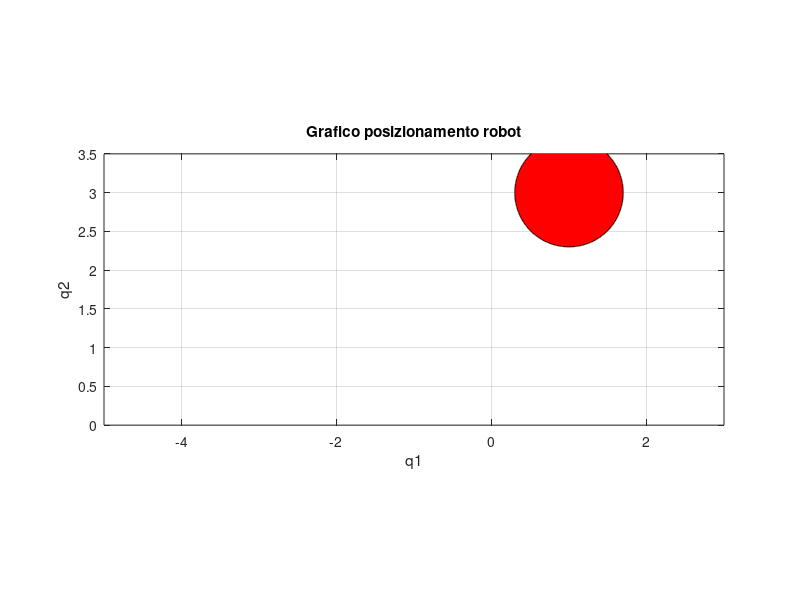

This figure's MATLAB source: (Note: this script raises an error after producing the figure.)
% TESI MANIPOLATORE PLANARE A DUE BRACCI

close all
clear
clc

% Parametri robot: params = (m1 a1 l1 I1 m2 a2 l2 I2)
params = [1, 1, 0.5, 1, 1, 1, 0.5, 1];

% Punto di partenza:
qA = [0;0]; 

% Condizioni inziali robot simulato:
q = [qA(1); qA(2)];                        
dq  = [0; 0];
ddq = [0; 0];

% Condizioni inziali robot fisico:
q_f = [qA(1); qA(2)];
dq_f  = [0; 0];
ddq_f = [0; 0];

q_o = [qA(1); qA(2)]; 
% Frequenza del controllo:
dt = 0.01;                                 %controllo a 100 Hz

% Guadagni regolatore:
kp = 20;                                   %guadagno regolatore parte proporzionale
kd = 2*sqrt(kp);                           %guadagno regolatore parte derivativa

% Variabili utili per il codice:
nmax = 1500;                               %numero max cicli
npos = 9;                                 %numero posizionamenti
c = zeros;                                 %output boundary

% Plot ostacolo (cerchio):
r = 0.7;                                   %raggio
c_o = [1 3];                               %centro
n_o = 1000;                                %precisione disegno
t = linspace(0,2*pi,n_o);
x_o = c_o(1) + r*sin(t);
y_o = c_o(2) + r*cos(t);
line(x_o,y_o)                              
fill(x_o,y_o,'r')
hold on
axis([-5 3 0 3.5])
axis equal
grid on
title('Grafico posizionamento robot')
xlabel('q1')
ylabel('q2')

% Lista punti che si vogliono raggiungere:
punti = [-2 1;-3 3;-1 3.5;-2 4;-1 2.5;0 3.75;2 3;0 2;-0.5 2.5];

% Ciclo:
for pos = 1:npos
    % variabile di passaggio ostacolo
    z = 0;                                     
    % Inizializzo punto partenda entrambi robot
    qA = q_o;
    q_f = qA;
    q = q_o;
    % Inizializzo punto arrivo entrambi robot
    qB = punti(pos,:)';

    % Robot simulato:
    e = qB - qA;                                        
    de = -dq;
    run_loop = 1;                                       %condizione cicli
    i = 0;                                              %indice cicli

    while run_loop && i < nmax
        i = i+1;

        % Dinamica diretta:
        tau = kp.*e + kd.*de;                                            %ingresso di controllo
        [B, C, g] = get_dynamics(q,dq,params);                           %vettore contenente [B,C,g]
        n = C*dq + g;
        torque_control = computed_torque_control(dq,tau,B, C, g);        %vettore coppia di controllo

        % Step di integrazione:
        ddq = pinv(B)*(torque_control-n);
        dq  = dq + ddq*dt;
        q   = q + dq*dt;
    
        % Aggiornamento errore:
        e = qB - q;
        de = -dq;

        % Condizione sulla presenza dell'ostacolo:
        dist = sqrt((q(1) - c_o(1))^2 + (q(2) - c_o(2))^2);
        if dist > r && z ==0
            q_o = q;
        else
            z = 1;
        end
        
        % Condizioni fine ciclo:
        if norm(e) < 0.01 && norm(de) < 0.001
            run_loop = 0;
        end
    end
    
    % Plot posizionamento robot simulato:
    hold on
    scatter(q(1),q(2),100,'.')

    % Memorizzo posizionamenti:
    Mm(pos,1:2) = q_o;
    x = Mm(:,1);
    y = Mm(:,2);

    if pos>= 3

        % Creazione poligonale:
        c = boundary(x,y,0.1);

        % Definizione parametri barriere:
        cl = length(c);
        for nn1 = 1:cl-1
            
            % Pedici punto 1 e 2:
            p1 = c(nn1);                                                        
            p2 = c(nn1+1);                                                   
            
            % Costruzione matrice h:
            h(nn1,1) = (y(p2) - y(p1))/(x(p2) - x(p1));                         %coeff angolare 1
            h(nn1,2) = -1;                                                      %coeff angolare 2
            h(nn1,3) = y(p1) - (y(p2) - y(p1))/(x(p2) - x(p1))*x(p1);           %intercetta asse y

        end

        % Robot fisico:
        e = qB - q_f;                                        
        de = -dq_f;
        run_loop = 1;                                       %condizione cicli
        i = 0;                                              %indice cicli

        while run_loop && i < nmax
            i = i+1;

            % Dinamica diretta
            tau = kp.*e + kd.*de;                                            %ingresso di controllo
            [B, C, g] = get_dynamics(q_f,dq_f,params);                           %vettore contenente [B,C,g]
            n = C*dq_f + g;
            torque_control = computed_torque_control(dq_f,tau,B, C, g);        %vettore coppia di controllo
                
            % Control Barrier Function
            invB = pinv(B);
            H = 2*eye(2);
            f = - 2 * computed_torque_control(dq_f,tau,B, C, g)';
            A = zeros(cl-1,2);
            b = zeros(cl-1,1);
            
            alpha1 = 1;      %prova con 0.1, 1, 10
            alpha2 = 1;
            gamma1 = alpha2;
        
            for ii = 1:cl-1
                mi = h(ii,1:2);
                bi = h(ii,3);
                A(ii,1:2) = - mi*invB;
                b(ii) = gamma1*(mi*dq_f) + alpha2*(mi*dq_f + alpha1*(mi*q_f + bi)) - mi*invB*n;
                if x(c(ii+1)) > x(c(ii))
                    A(ii,1:2) = - A(ii,1:2);
                    b(ii) = - b(ii);
                end
            end

            u = quadprog(H, f, A, b, ...
                [], [], [], [], [], optimoptions('quadprog','Display','off'));

            % Step di integrazione:
            ddq_f = pinv(B)*(u-n);
            dq_f  = dq_f + ddq_f*dt;
            q_f   = q_f + dq_f*dt;
    
            % Aggiornamento errore:
            e = qB - q_f;
            de = -dq_f;
        
            % Condizioni fine ciclo:
            if norm(e) < 0.01 && norm(de) < 0.001
                run_loop = 0;
            end
       end
          hold on
          plot(x(c),y(c))
          pause(1)
          scatter(q_f(1),q_f(2),'*')
          pause(1)
          hold off

    end
end

